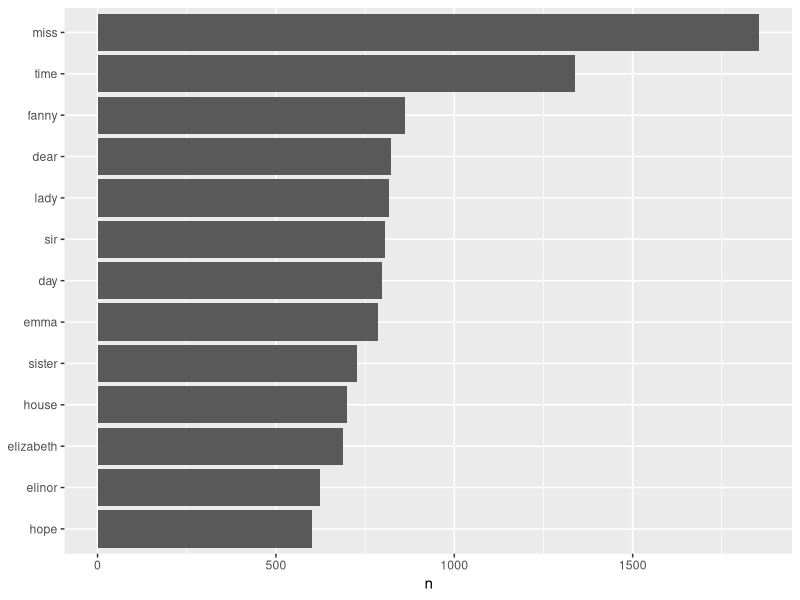
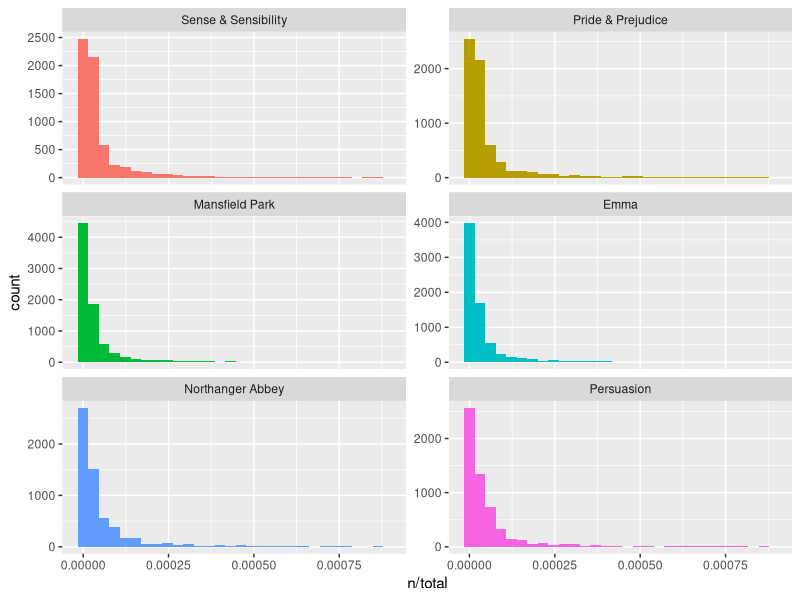
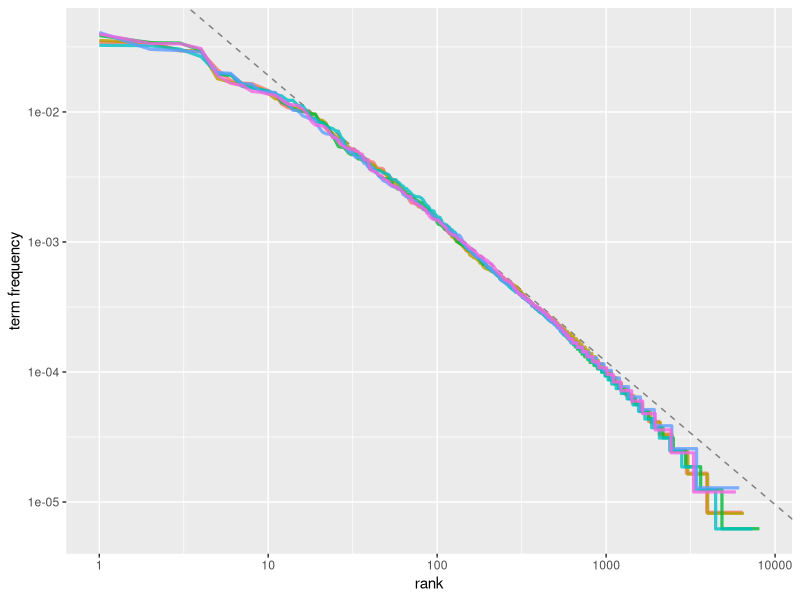
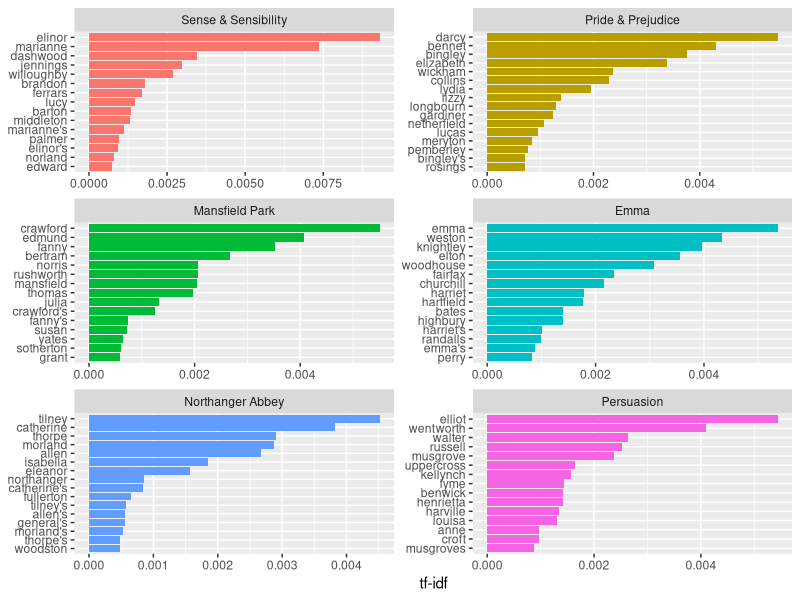

Reproduce these figures in R, in order.
# https://www.tidytextmining.com/sentiment.html


text <- c("Because I could not stop for Death -",
          "He kindly stopped for me -",
          "The Carriage held but just Ourselves -",
          "and Immortality")


text

library(dplyr)

textdf <- tibble(line = 1:4, text = text)

library(tidytext)
library(janeaustenr)
library(stringr)

# WE can examine JAne AUsten's works using the janeaustenr package
original_books <- austen_books() %>% 
  group_by(book) %>% 
  mutate(linenumber = row_number(),
         chapter = cumsum(str_detect(text, regex("^chapter [\\divxlc]",
                                                 ignore_case = TRUE)))) %>% 
  ungroup()


# Tidy data analysis concentrates on creating a dataset of one token per row.
# A token can be a word or ngram, and is a meaningful unit of text

tidy_books <- original_books %>% 
  unnest_tokens(word, text)

# This puts the books into a tidy table format, which allows for tidy tools
# To be used. 
# 
# One simpel step at thtis point is to remove the stop words in the book. These
# Are the common words like "the", "to", etc. We will use anti_join
# 
# The stop_Words data set has data from three lexicons. These can all be used
# Or filtered to whats appropriate.

data(stop_words)

tidy_books <- tidy_books %>% 
  anti_join(stop_words)

# Now let's see what's common

tidy_books %>% 
  count(word, sort = TRUE)

# Since it's in tidy format, we can pipe right into other tidy tools

library(ggplot2)

tidy_books %>% 
  ungroup() %>% 
  count(word, sort = TRUE) %>% 
  filter(n > 600) %>% 
  mutate(word = reorder(word, n)) %>% 
  ggplot(aes(word, n)) +
  geom_col() +
  xlab(NULL) +
  coord_flip()




# Word Frequency ----------------------------------------------------------

# Inverse documet frequency and term frequency are two measures, that when
# combined, give an indidcation of how important a word is relative to the
# body of works it is foundin. It is a great approach to compare unique and
# important words across different texts, not within 

library(dplyr)
library(janeaustenr)
library(tidytext)

book_words <- austen_books() %>% 
  unnest_tokens(word, text) %>% 
  count(book, word, sort = TRUE)

total_words <- book_words %>% 
  group_by(book) %>% 
  summarize(total = sum(n))

book_words <- left_join(book_words, total_words)

# The number of times a word appears divided by the total number of words in the
# Book is the term frequency. Usually, the results are not surprising, and 
# contain the words that don't matter tha most (e.g. the, to, his, etc)

library(ggplot2)

ggplot(book_words, aes(n / total, fill = book)) +
  geom_histogram(show.legend = FALSE) +
  xlim(NA, 0.0009) +
  facet_wrap(~book, ncol = 2, scales = "free_y")

# Generally, all written or spoken body of words will follow the distribution
# seen in the graphs above. This was informally described in Zipf's law, saying
# that the frequency that a word appears is inversly proportional to its rank
# 
# We can calculate it here:

freq_by_rank <- book_words %>% 
  group_by(book) %>% 
  mutate(rank = row_number(), 
         'term frequency' = n/total)


# This graph shows what the relationship looks like in JAne Austen books.
# A Power law model was fitted to the data (see site for specs)
# 
# Most bodies of work will have fewer rare words than is predicted by the model,
# but JAne Austen is unusual in that she also uses much fewer common words

freq_by_rank %>% 
  ggplot(aes(rank, `term frequency`, color = book)) + 
  geom_abline(intercept = -0.62, slope = -1.1, color = "gray50", linetype = 2) +
  geom_line(size = 1.1, alpha = 0.8, show.legend = FALSE) + 
  scale_x_log10() +
  scale_y_log10()


# now moving on to comparing what words are important in each text.
# The bind_tf_idf function creates the object we're looking for

book_words <- book_words %>% 
  bind_tf_idf(word, book, n)

# Very common words found in all books will have a score of 0. These are the 
# wrods we are not interested in. 

book_words %>% 
  select(-total) %>% 
  arrange(desc(tf_idf))

# This will show us the more important words. You'll notice that it is names 
# at the very top. These are unique to each book, and this increass their 
# importance score.
# 
# WE can vizualize this:

book_words %>%
  arrange(desc(tf_idf)) %>%
  mutate(word = factor(word, levels = rev(unique(word)))) %>% 
  group_by(book) %>% 
  top_n(15) %>% 
  ungroup() %>%
  ggplot(aes(word, tf_idf, fill = book)) +
  geom_col(show.legend = FALSE) +
  labs(x = NULL, y = "tf-idf") +
  facet_wrap(~book, ncol = 2, scales = "free") +
  coord_flip()



# Ngrams and Relationships between words ----------------------------------

# Going beyond just looking at individual words, there is a lot of value in 
# factoring in the relationships that exist between them.
# 
# The token = "ngrams" in the unnest_Tokens functions performs the functionality
# we need

austen_bigrams <- austen_books() %>% 
  unnest_tokens(bigram, text, token = "ngrams", n = 2)

austen_bigrams

# most of the same tools used on individual words can be used here too

austen_bigrams %>% 
  count(bigram, sort = TRUE)

# Given that the most common bigrams are composed of stop words, it's a good time
# to use the stop_Words lexicon to get rid of them

library(tidyr)

bigrams_separated <- austen_bigrams %>% 
  separate(bigram, c("word1", "word2"), sep = " ")

bigrams_filtered <- bigrams_separated %>%
  filter(!word1 %in% stop_words$word) %>%
  filter(!word2 %in% stop_words$word)

# new bigram counts:
bigram_counts <- bigrams_filtered %>% 
  count(word1, word2, sort = TRUE)

bigram_counts
